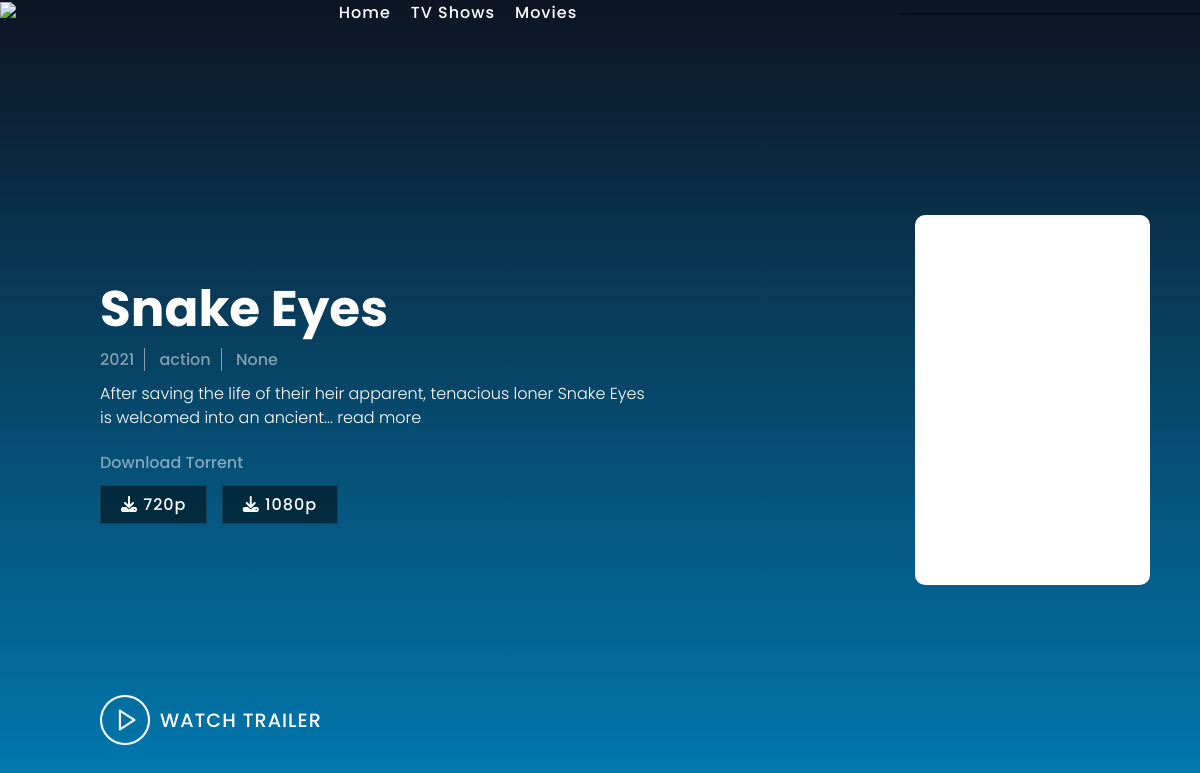
Page /Movie_article/snake-eyes/ on the committed database.
### movieApp/models.py (models this page shows, shortened)
class Movie_article(models.Model):
    title = models.CharField(max_length=200)
    slug = models.SlugField(null=False, unique=True)
    synopsis = models.CharField(max_length=50,default="Synopsis")
    ratings = models.CharField(max_length=50,null=True)
    genre1 = models.CharField(max_length=50,null=True)
    genre2 = models.CharField(max_length=50,null=True)
    genre3 = models.CharField(max_length=50, null=True)
    year = models.IntegerField(('year'),choices=YEAR_CHOICES, default=datetime.datetime.now().year)
    download_720p = models.CharField(max_length=200,null=True)
    download_1080p = models.CharField(max_length=200,null=True)
    trailer = models.CharField(max_length=200,null=True)
    director = models.CharField(max_length=50,default="...")
    duration = models.CharField(max_length=10, null=True)
    category = models.CharField(max_length=200, default="horror", choices=category_choices)
    body = models.TextField(null=True)
    date = models.DateTimeField(auto_now_add=True)
    image = models.ImageField(default='logos.jpeg',blank=True)
    def snippest(self):
        return self.body[:100] + "..."

### movieApp/views.py (the view)
# urls.py: path("Movie_article/<slug>/",DetailsPage.as_view(), name="detailView"),
class DetailsPage(DetailView):
    model = Movie_article
    template_name = "detailView.html"

### templates/detailView.html (shortened to what this page needs)
<!DOCTYPE html>
{% load static%}
<html lang="en">
<head>
     <link rel="stylesheet" href="https://cdnjs.cloudflare.com/ajax/libs/font-awesome/6.2.1/css/all.min.css" />
     <link rel="stylesheet" type="text/css" href="{% static 'css/detailView.css' %}">
     <link rel="stylesheet" href="{% static 'css/avatar.css'%}">
     <link rel="stylesheet" href="{% static 'css/mobileview.css'%}">
     <link rel="stylesheet" href="{% static 'css/model.css'%}">
</head>
<body>
  <div class="container">
  <header>
    <a href="{% url 'homeView' %}" class="logo"><img src="{% static 'images/logo.png' %}"></a>
    <ul class="navigation">
      <li><a href="{% url 'homeView' %}">Home</a></li>
      <li><a href="{% url 'tv_series'%}">TV Shows</a></li>
      <li><a href="{% url 'most_watched'%}">Movies</a></li>
    </ul>
    <div class="search">
      <input type="text">
    </div>
  </header>
</div>
  <div class="banner">
    <div class="content">
      <h5 class="movieTitle">
            <span>{{movie_article.title}}</span>
          </h5>
        <h4>
          <span>{{movie_article.year}}</span>
          <span>{{movie_article.category}}</span>
          <span>{{movie_article.duration}}</span>
        </h4>
        <p>{{movie_article.snippest}}
          <a id="myBtn">read more</a>
        </p>
        <h4 class="download">Download Torrent</h4>
        <div class="buttons">
          <a onclick="location.href='{{movie_article.download_720p}}'">
            <i class="fa-solid fa-download"></i> 720p</a>
          <a onclick="location.href='{{movie_article.download_1080p}}'">
            <i class="fa-solid fa-download"></i></i> 1080p</a>
        </div>
    </div>
    <a class="play" onclick="toggleVideo()">
      <img src="{% static 'images/play.png'%}">Watch Trailer</a>
  </div>
  <div class="card">
      <div class="poster">
      </div>
  </div>
</body>
</html>

### static/css/detailView.css (style rules this page uses)
* { margin: 0; padding: 0; box-sizing: border-box; font-family: 'Poppins', sans-serif; }
header { position:absolute; top: 0; left: 0; width: 100%; display: flex; justify-content: space-between; align-items: center; padding: 30px, 100px; z-index: 100; }
header .logo img { max-width: 150px; }
.navigation { display: flex; }
.navigation li { list-style: none; margin: 0 10px; }
.navigation li a { color: #fff; text-decoration: none; font-weight: 500; letter-spacing: 1px; }
.search { position: relative; width: 300px; height: 0px; }
.search input { position: absolute; top: 0; left: 0; width: 100%; height: 100%; color: #fff; background: transparent; border: 1px solid rgba(0, 0, 25, 0.5); outline: none; border-radius: 4px; padding: 0 10px 0 45px; backdrop-filter: blur(10px); }
.search input::placeholder { color: #fff; }
.banner { position: relative; width: 100%; min-height: 100vh; padding: 0 100px; display: flex; justify-content: flex-start; align-items: center; }
.content { position: relative; z-index: 1; max-width: 550px; }
.content .movieTitle span { top: 100%; color: #fff; padding: 10 20px; display: inline-block; font-style: normal; font-size: 50px; }
.banner .content h4 { color: rgba(255, 255, 2555, 0.5); font-weight: 500; }
.banner .content h4 span { padding: 0 10px; border-right: 1px solid rgba(255, 255, 2555, 0.5); }
.banner .content h4 span:first-child { padding-left: 0; }
.banner .content h4 span:last-child { border-right: none; }
.banner .content p { font-size: 1em; font-weight: 300; line-height: 1.5em; color: #fff; margin: 10px 0 20px; }
.banner .content .buttons { position: relative; }
.banner .content .buttons a { position: relative; display: inline-block; margin-right: 10px; margin-bottom: 5px; color: #fff; padding: 6px 20px; text-decoration: none; font-weight: 500; letter-spacing: 1px; text-transform: !important; }
.banner .content .buttons a:nth-child(1) { background: rgba(0,0,0,0.5); border: 1px solid rgba(255, 255, 2555, 0.1); }
.banner .content .buttons a:nth-child(2) { background: rgba(0,0,0,0.5); border: 1px solid rgba(255, 255, 2555, 0.1); }
.download { padding-bottom:10px; }
.play { position: absolute; bottom: 55px; left: 100px; display: inline-flex; justify-content: flex-start; align-items: center; color: #fff; text-transform: uppercase; font-weight: 500; text-decoration: none; letter-spacing: 1px; font-size: 1.2em; cursor: pointer; }
.play img { margin-right: 10px; max-width: 50px; }

### static/css/avatar.css (style rules this page uses)
* { margin: 0; padding: 0; box-sizing: border-box; }
body { display: flex; align-items: center; min-height: 100vh; background: linear-gradient(#0d1423,#007bb2); }
.card { position: relative; width: 320px; height: 370px; background: #ffff; border-radius: 10px; overflow: hidden; box-shadow: 0 15px 35px rgba(0,0,0,0,25); margin-right: 50px; padding: 10px; }
.card .poster { position: relative; overflow: hidden; }
.card .poster::before { content: ''; position: absolute; bottom: -180px; width: 100%; height: 100%; background: linear-gradient(0deg,#1064a6 50%, transparent); transition: 0.5s; z-index: 1 }

### rows in the picture
Movie_article: title "Snake Eyes", year "2021", category "action", duration "None", snippest "After saving the life of their heir apparent, tenacious loner Snake Eyes is welcomed into an ancient..."
